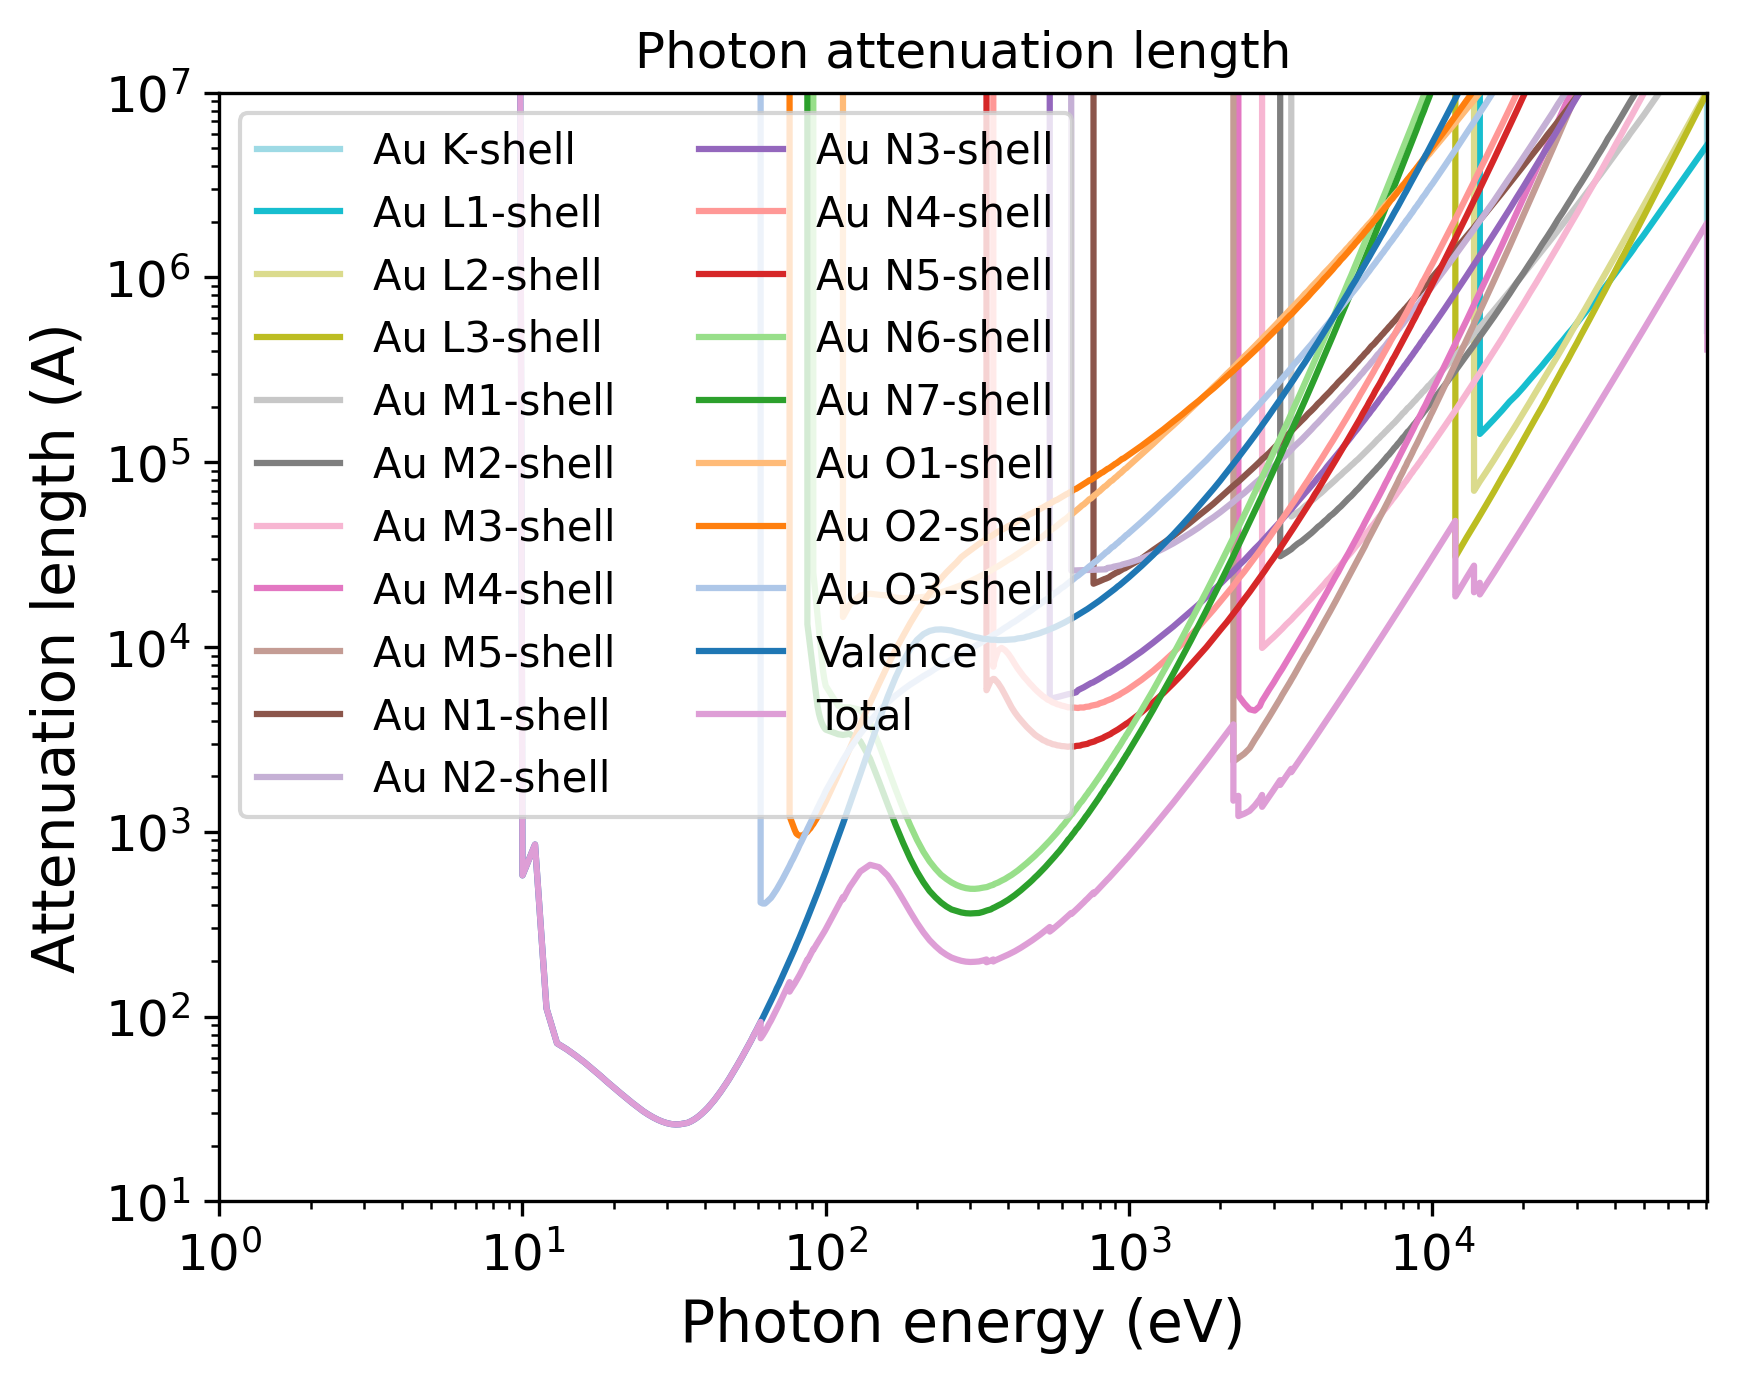

Write the Python code that produced this figure.
import pandas as pd
import numpy as np
import matplotlib.pyplot as plt
import matplotlib.cm as cm
# Set the format:
plt.xlabel("Photon energy (eV)", fontsize=14)
plt.ylabel("Attenuation length (A)", fontsize=14)
plt.xticks(fontsize=12)
plt.yticks(fontsize=12)
plt.grid(False)
# Set the axes:
# Read the output file:
df = pd.read_csv(r"OUTPUT_AuH_Photon_IMFP.dat", sep=r'\s+', header=None, comment="#", skipinitialspace=True)
plt.xscale("log")
plt.yscale("log")
# Prepare the plot:
columns_to_plot = [ 1, 2, 3, 4, 5, 6, 7, 8, 9, 10, 11, 12, 13, 14, 15, 16, 17, 18, 19, 20, 21]
labels = [ "Au K-shell", "Au L1-shell", "Au L2-shell", "Au L3-shell", "Au M1-shell", "Au M2-shell", "Au M3-shell", "Au M4-shell", "Au M5-shell", "Au N1-shell", "Au N2-shell", "Au N3-shell", "Au N4-shell", "Au N5-shell", "Au N6-shell", "Au N7-shell", "Au O1-shell", "Au O2-shell", "Au O3-shell", "Valence", "Total"]
# Create N distinct colors from a colormap
N = len(columns_to_plot)
colors = np.vstack([plt.cm.tab20(np.linspace(1, 0, 20)), plt.cm.tab20b(np.linspace(1, 0, 20))])
# Set line styles:
linestyles = [ "-", "-", "-", "-", "-", "-", "-", "-", "-", "-", "-", "-", "-", "-", "-", "-", "-", "-", "-", "-", "-"]
for i, col in enumerate(columns_to_plot):
    color = colors[i % len(colors)]
    ls    = linestyles[i % len(linestyles)]
    label = labels[i % len(labels)]
    plt.plot(df.iloc[:, 0], df.iloc[:, col],
    color=color,
    label=label,
    linestyle=ls)
plt.xlim(1.00000000,80729.00100000)
plt.ylim(10.00000000,10000000.00000000)
plt.title("Photon attenuation length")
plt.legend(loc="best", fontsize=10, ncol=2)
# Save the plot in this format:
plt.savefig("OUTPUT_MFP_photon.png", dpi=300, bbox_inches="tight")
